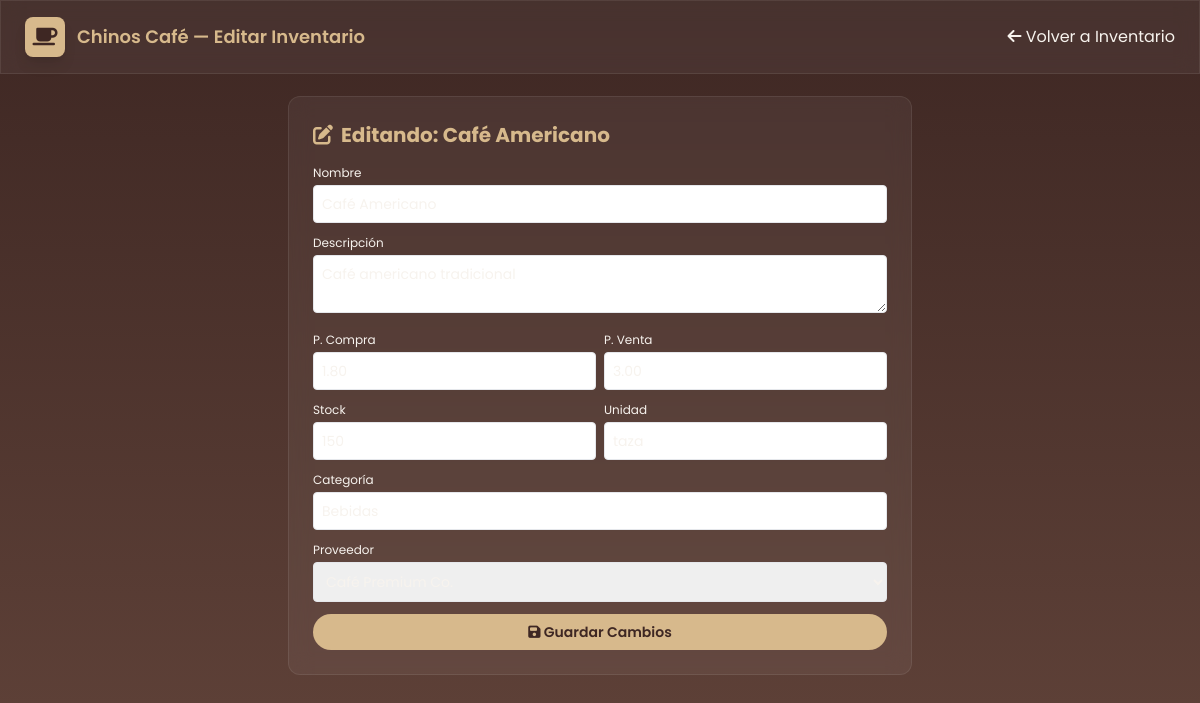
The app's page /editar_producto.php?id=2 with its own data.
### tables this page shows
CREATE TABLE IF NOT EXISTS inventario (
  id_producto INT AUTO_INCREMENT PRIMARY KEY,
  nombre VARCHAR(100) NOT NULL,
  descripcion TEXT,
  precio_compra DECIMAL(10,2) NOT NULL,
  precio_venta DECIMAL(10,2) NOT NULL,
  stock INT NOT NULL DEFAULT 0,
  unidad VARCHAR(20) DEFAULT 'unidad',
  categoria VARCHAR(50),
  id_proveedor INT,
  fecha_ingreso TIMESTAMP DEFAULT CURRENT_TIMESTAMP,
  FOREIGN KEY (id_proveedor) REFERENCES proveedores(id_proveedor) ON DELETE SET NULL
);

CREATE TABLE IF NOT EXISTS proveedores (
  id_proveedor INT AUTO_INCREMENT PRIMARY KEY,
  nombre VARCHAR(100) NOT NULL,
  contacto VARCHAR(100) NOT NULL,
  telefono VARCHAR(20),
  email VARCHAR(100),
  direccion TEXT,
  fecha_registro TIMESTAMP DEFAULT CURRENT_TIMESTAMP
);

### editar_producto.php (the view, shortened to what this page needs)
<?php
$id_producto = intval($_GET['id']);
$conn = getDB();
$stmt = $conn->prepare("SELECT * FROM inventario WHERE id_producto = ?");
$stmt->bind_param("i", $id_producto);
$stmt->execute();
$result = $stmt->get_result();
$producto = $result->fetch_assoc();
$proveedores = [];
$result_prov = $conn->query("SELECT * FROM proveedores ORDER BY nombre");
if ($result_prov) {
    while ($row = $result_prov->fetch_assoc()) {
        $proveedores[] = $row;
    }
}
?>
<!doctype html>
<html lang="es">
<head>
  <script src="https://cdn.tailwindcss.com"></script>
  <link rel="stylesheet" href="https://cdnjs.cloudflare.com/ajax/libs/font-awesome/6.5.0/css/all.min.css"/>
</head>
<body>
  <header class="fixed top-0 left-0 w-full z-50 glass">
    <nav class="max-w-7xl mx-auto px-6 py-4 flex items-center justify-between">
      <a href="index.php" class="flex items-center gap-3">
        <div class="w-10 h-10 bg-[var(--gold)] rounded-lg flex items-center justify-center text-[var(--coffee1)] text-xl shadow-lg">
          <i class="fa-solid fa-mug-saucer"></i>
        </div>
        <span class="font-semibold text-[var(--gold)] text-lg">Chinos Café — Editar Inventario</span>
      </a>
      <a href="inventario.php" class="hover:text-[var(--gold)] transition"><i class="fas fa-arrow-left"></i> Volver a Inventario</a>
    </nav>
  </header>
  <main class="pt-24 max-w-2xl mx-auto px-6 pb-8">
    <div class="p-6 rounded-xl glass">
      <h2 class="text-xl font-bold text-[var(--gold)] mb-4 flex items-center gap-2">
        <i class="fas fa-edit"></i> Editando: <?= htmlspecialchars($producto['nombre']) ?>
      </h2>
      <form action="procesar_inventario.php" method="POST" class="space-y-3">
        <div>
          <label class="block text-xs mb-1">Nombre</label>
          <input name="nombre" required class="w-full p-2 rounded bg-[var(--coffee3)]/40 border border-[var(--gold)]/20 text-sm" value="<?= htmlspecialchars($producto['nombre']) ?>">
        </div>
        <div>
          <label class="block text-xs mb-1">Descripción</label>
          <textarea name="descripcion" rows="2" class="w-full p-2 rounded bg-[var(--coffee3)]/40 border border-[var(--gold)]/20 text-sm"><?= htmlspecialchars($producto['descripcion']) ?></textarea>
        </div>
        <div class="grid grid-cols-2 gap-2">
          <div>
            <label class="block text-xs mb-1">P. Compra</label>
            <input type="number" step="0.01" name="precio_compra" required class="w-full p-2 rounded bg-[var(--coffee3)]/40 border border-[var(--gold)]/20 text-sm" value="<?= $producto['precio_compra'] ?>">
          </div>
          <div>
            <label class="block text-xs mb-1">P. Venta</label>
            <input type="number" step="0.01" name="precio_venta" required class="w-full p-2 rounded bg-[var(--coffee3)]/40 border border-[var(--gold)]/20 text-sm" value="<?= $producto['precio_venta'] ?>">
          </div>
        </div>
        <div class="grid grid-cols-2 gap-2">
          <div>
            <label class="block text-xs mb-1">Stock</label>
            <input type="number" name="stock" required class="w-full p-2 rounded bg-[var(--coffee3)]/40 border border-[var(--gold)]/20 text-sm" value="<?= $producto['stock'] ?>">
          </div>
          <div>
            <label class="block text-xs mb-1">Unidad</label>
            <input name="unidad" class="w-full p-2 rounded bg-[var(--coffee3)]/40 border border-[var(--gold)]/20 text-sm" value="<?= htmlspecialchars($producto['unidad']) ?>">
          </div>
        </div>
        <div>
          <label class="block text-xs mb-1">Categoría</label>
          <input name="categoria" class="w-full p-2 rounded bg-[var(--coffee3)]/40 border border-[var(--gold)]/20 text-sm" value="<?= htmlspecialchars($producto['categoria']) ?>">
        </div>
        <div>
          <label class="block text-xs mb-1">Proveedor</label>
          <select name="id_proveedor" class="w-full p-2 rounded bg-[var(--coffee3)]/40 border border-[var(--gold)]/20 text-sm">
            <?php foreach ($proveedores as $p): ?>
            <option value="<?= $p['id_proveedor'] ?>" <?= ($p['id_proveedor'] == $producto['id_proveedor']) ? 'selected' : '' ?>>
                <?= htmlspecialchars($p['nombre']) ?>
            </option>
            <?php endforeach; ?>
          </select>
        </div>
        <button type="submit" class="w-full px-3 py-2 rounded-full bg-[var(--gold)] text-[var(--coffee1)] font-semibold hover:bg-amber-400 transition text-sm">
          <i class="fas fa-save"></i> Guardar Cambios
        </button>
      </form>
    </div>
  </main>
</body>
</html>

### editar_producto.php (style rules this page uses)
:root { --coffee1: #3e2723; --coffee2: #5d4037; --coffee3: #795548; --cream: #f7f3ee; --gold: #d7b98c; }
body { font-family: 'Poppins', sans-serif; background: linear-gradient(180deg, var(--coffee1), var(--coffee2)); color: var(--cream); }
.glass { background: rgba(255,255,255,0.05); backdrop-filter: blur(10px); border: 1px solid rgba(255,255,255,0.08); }
input, textarea, select { color: var(--cream) !important; }
input::placeholder, textarea::placeholder { color: var(--cream) !important; opacity: 0.5; }

### records on screen
inventario: nombre "Café Americano", descripcion "Café americano tradicional", precio_compra "1.80", precio_venta "3.00", stock "150", unidad "taza", categoria "Bebidas", id_proveedor "Café Premium Co."
